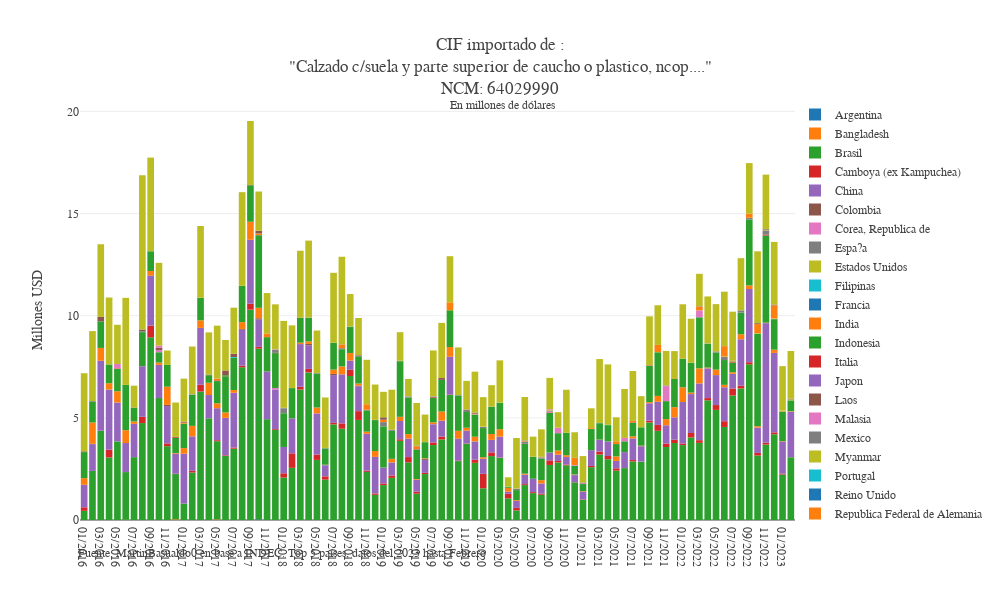

Notebook source saved alongside this figure:
### Code cell
def ncm_cif(dfs):

    titles = get_lista_paises(dfs)
             
    ncm_cif=go.Figure()
    for i in range(len(dfs)):
        x=dfs[i]['fecha']
        ncm_cif.add_trace(go.Bar(x=x, y=dfs[i]["cif(u$s)"]/1000000, name=titles[i], textposition='inside',
        # text=dfs[i]["cif_licuado"]/1000, texttemplate = '%{text:.2f}'
        ))

    # ncm_cif.update_xaxes(showgrid=True, title_text="Mes", title_standoff=7)
    ncm_cif.update_yaxes(title_text="Millones USD", tickformat=',')
    ncm_cif.update_layout(uniformtext_minsize=10, uniformtext_mode='hide')

    ncm_cif.update_layout(barmode='relative',separators=",.", font_family="Georgia", 
                                            #  margin ={'t': 0},
    height=600, width=1000, 
    # xaxis = dict(tickmode = "linear"),
    template = 'none',
    title_text=f"CIF importado de :<br>\"{acorta_descri(ncm_descri_nonan(dfs[0].ncm_descri))}\"<br>NCM: {ncm_descri_nonan(dfs[0].ncm)}<br> <sup>En millones de dólares</sup>",
    legend = dict(yanchor="top",y=1, xanchor="left", x=1, orientation="v"))
    note = f'Fuente: MartinBasualdo0 en base a INDEC. Top 5 países, datos del {ultimo_anio_disponible} hasta {ultimo_mes_disponible}'
    ncm_cif.add_annotation(showarrow=False, text=note,font=dict(size=12), xref='paper', x=0.57, yref='paper', y=-0.1,
                                     xanchor='right', yanchor='auto', xshift=0, yshift=0,)
    return ncm_cif

ncm_cif(crea_tablas_ncm_mensual(df_completa,'64029990',2016))
